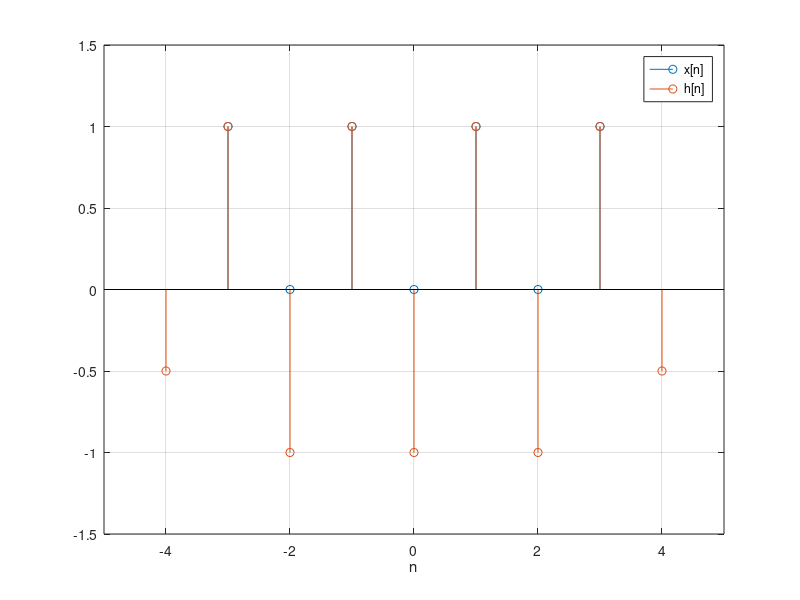
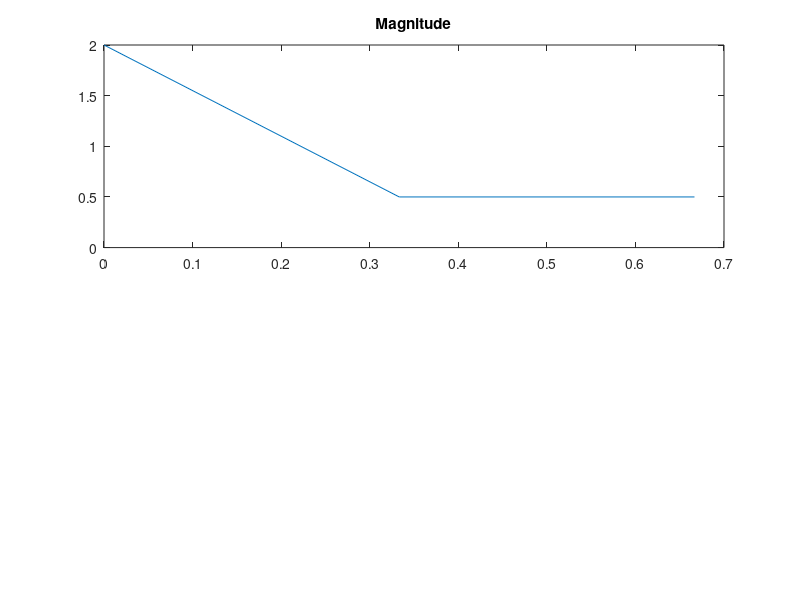

Source code (MATLAB) for these figures, in order: (Note: this script raises an error after producing the figures.)
close all; clear all;

%% Assignment 1: Convolution
nx = [-3 -2 -1 0 1 2 3];
x = [1 0 1 0 1 0 1]; %start at n=-3, ends at n=3
h = [-0.5 1 -0.5 ];
y = conv(x,h);
ny = linspace(nx(1) - 1, length(y)+nx(1)-1-1,length(y));
stem(nx,x);
hold on;
stem(ny,y);
xlim([min([nx,ny])-1 max([nx,ny])+1]);
ylim([min([x,y])-0.5 max([x,y])+0.5]);
grid on;
legend('x[n]','h[n]');
xlabel('n');

%% Assignment 2: Fade-in and -out of convolution
%a
%the length should be equal to N + M -1

%b sample n =[1:8] have no fade-in and fade-out



%% Assignment 4: Frequency response
figure;
nh = [-1 0 1];
h = [ 0.5 1 0.5];
y = fft(h);
m = abs(y);                               % Magnitude
p = unwrap(angle(y));                     % Phase

f = (0:length(y)-1)*1/length(y);        % Frequency vector

subplot(2,1,1)
plot(f,m)
title('Magnitude')
ax = gca;
ax.XTick = [15 40 60 85];

subplot(2,1,2)
plot(f,p*180/pi)
title('Phase')
ax = gca;
ax.XTick = [15 40 60 85];